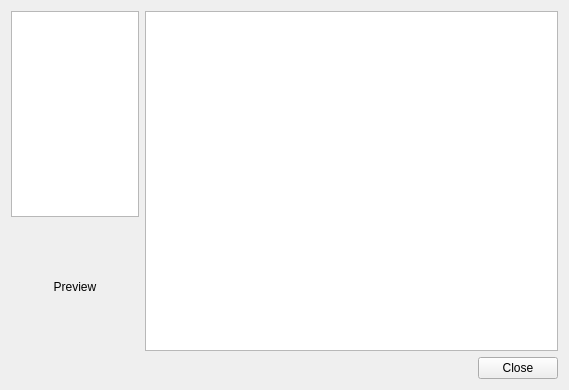
<?xml version="1.0" encoding="UTF-8"?>
<ui version="4.0">
 <class>TileAnimationEditor</class>
 <widget class="QWidget" name="TileAnimationEditor">
  <property name="geometry">
   <rect>
    <x>0</x>
    <y>0</y>
    <width>569</width>
    <height>390</height>
   </rect>
  </property>
  <property name="windowTitle">
   <string>Tile Animation Editor</string>
  </property>
  <layout class="QGridLayout" name="gridLayout">
   <item row="0" column="0">
    <widget class="QListView" name="frameList">
     <property name="sizePolicy">
      <sizepolicy hsizetype="Fixed" vsizetype="Expanding">
       <horstretch>0</horstretch>
       <verstretch>0</verstretch>
      </sizepolicy>
     </property>
     <property name="maximumSize">
      <size>
       <width>128</width>
       <height>16777215</height>
      </size>
     </property>
     <property name="acceptDrops">
      <bool>true</bool>
     </property>
     <property name="horizontalScrollBarPolicy">
      <enum>Qt::ScrollBarAlwaysOff</enum>
     </property>
     <property name="dragEnabled">
      <bool>true</bool>
     </property>
     <property name="dragDropMode">
      <enum>QAbstractItemView::DragDrop</enum>
     </property>
     <property name="defaultDropAction">
      <enum>Qt::MoveAction</enum>
     </property>
     <property name="selectionMode">
      <enum>QAbstractItemView::ExtendedSelection</enum>
     </property>
     <property name="horizontalScrollMode">
      <enum>QAbstractItemView::ScrollPerPixel</enum>
     </property>
     <property name="viewMode">
      <enum>QListView::ListMode</enum>
     </property>
    </widget>
   </item>
   <item row="0" column="1" rowspan="2">
    <widget class="Tiled::Internal::TilesetView" name="tilesetView">
     <property name="dragEnabled">
      <bool>true</bool>
     </property>
     <property name="dragDropMode">
      <enum>QAbstractItemView::DragOnly</enum>
     </property>
    </widget>
   </item>
   <item row="1" column="0">
    <widget class="QLabel" name="previewLabel">
     <property name="minimumSize">
      <size>
       <width>0</width>
       <height>128</height>
      </size>
     </property>
     <property name="text">
      <string>Preview</string>
     </property>
     <property name="alignment">
      <set>Qt::AlignCenter</set>
     </property>
    </widget>
   </item>
   <item row="2" column="0" colspan="2">
    <widget class="QDialogButtonBox" name="buttonBox">
     <property name="standardButtons">
      <set>QDialogButtonBox::Close</set>
     </property>
    </widget>
   </item>
  </layout>
 </widget>
 <customwidgets>
  <customwidget>
   <class>Tiled::Internal::TilesetView</class>
   <extends>QTableView</extends>
   <header location="global">tilesetview.h</header>
  </customwidget>
 </customwidgets>
 <resources/>
 <connections>
  <connection>
   <sender>buttonBox</sender>
   <signal>rejected()</signal>
   <receiver>TileAnimationEditor</receiver>
   <slot>close()</slot>
   <hints>
    <hint type="sourcelabel">
     <x>458</x>
     <y>355</y>
    </hint>
    <hint type="destinationlabel">
     <x>482</x>
     <y>295</y>
    </hint>
   </hints>
  </connection>
 </connections>
</ui>
